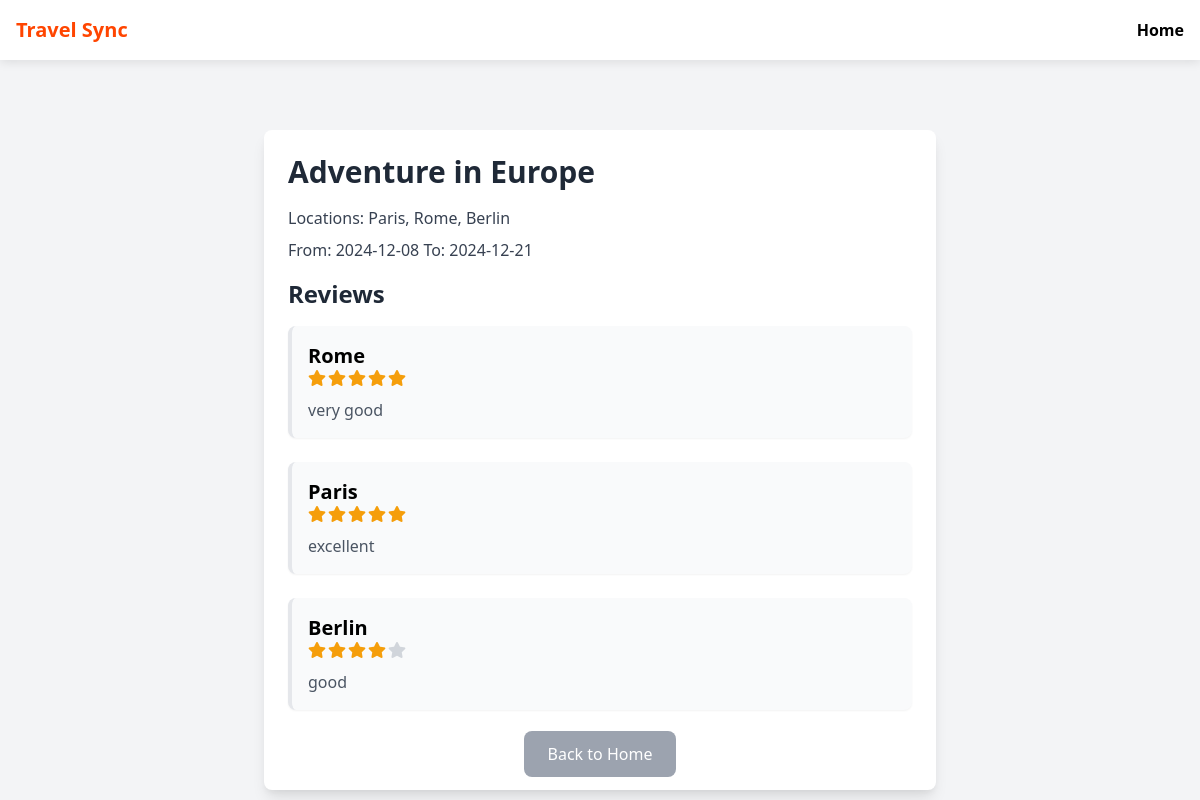
Screenshot of /itinerary/2 (signed in) with the database file from the repository.
### app/models.py (models this page shows)
class Itinerary(db.Model):
    id = db.Column(db.Integer, primary_key=True)
    title = db.Column(db.String(200), nullable=False)
    start_date = db.Column(db.Date, nullable=False)
    end_date = db.Column(db.Date, nullable=False)
    locations = db.Column(db.Text, nullable=False)
    user_id = db.Column(db.Integer, db.ForeignKey('user.id'), nullable=False)
    reviews = db.relationship('Review', backref='itinerary', lazy=True)  # Changed backref to 'itinerary'

class Review(db.Model):
    id = db.Column(db.Integer, primary_key=True)
    place_name = db.Column(db.String(200), nullable=False)
    rating = db.Column(db.Integer, nullable=False)
    comment = db.Column(db.Text, nullable=True)
    user_id = db.Column(db.Integer, db.ForeignKey('user.id'), nullable=False)
    itinerary_id = db.Column(db.Integer, db.ForeignKey('itinerary.id'), nullable=False)  # Link review to itinerary

### app/routes.py (the view)
@app.route('/itinerary/<int:itinerary_id>')
@login_required
def view_itinerary(itinerary_id):
    itinerary = Itinerary.query.get(itinerary_id)
    if itinerary and itinerary.user_id == current_user.id:
        reviews = Review.query.filter_by(itinerary_id=itinerary.id).all()
        return render_template('view_itinerary.html', itinerary=itinerary, reviews=reviews)
    flash('Itinerary not found or unauthorized access.', 'danger')
    return redirect(url_for('home'))

### app/routes.py (called while the page is built)
@login_manager.user_loader
def load_user(user_id):
    return User.query.get(int(user_id))

### app/templates/view_itinerary.html (shortened to what this page needs)
<!DOCTYPE html>
<html lang="en">
<head>
    <link href="https://cdn.jsdelivr.net/npm/tailwindcss@2.2.19/dist/tailwind.min.css" rel="stylesheet">
    <link href="https://cdnjs.cloudflare.com/ajax/libs/font-awesome/5.15.4/css/all.min.css" rel="stylesheet">
</head>
<body class="bg-gray-100">
    <header>
        <div class="flex justify-between items-center">
            <h1 class="text-xl font-bold text-orange-600" style="color: orangered;">Travel Sync</h1>
            <nav>
                <a href="{{ url_for('mainpage') }}" class="font-bold text-black hover:underline">Home</a>
            </nav>
        </div>
    </header>
    <div class="main-content flex justify-center items-start px-4">
        <div class="w-full max-w-2xl p-6 bg-white shadow-lg rounded-lg">
            <h2 class="text-3xl font-bold text-gray-800 mb-4">{{ itinerary.title }}</h2>
            <p class="text-gray-700 mb-2">Locations: {{ itinerary.locations }}</p>
            <p class="text-gray-700 mb-4">From: {{ itinerary.start_date }} To: {{ itinerary.end_date }}</p>
            <div class="mb-8">
                <h3 class="text-2xl font-semibold text-gray-800 mb-4">Reviews</h3>
                {% for review in reviews %}
                    <div class="mb-6 p-4 bg-gray-50 border-l-4 border-orange-500 shadow-sm hover:shadow-lg transition-all rounded-lg">
                        <h4 class="text-xl font-semibold">{{ review.place_name }}</h4>
                        <div class="flex items-center text-yellow-500 mb-2">
                            {% for i in range(1, 6) %}
                                <i class="fas fa-star {{ 'text-yellow-500' if i <= review.rating else 'text-gray-300' }} w-5 h-5"></i>
                            {% endfor %}
                        </div>
                        <p class="text-gray-600">{{ review.comment }}</p>
                    </div>
                {% endfor %}
            </div>
            <div class="mt-6 text-center">
                <a href="{{ url_for('mainpage') }}" class="px-6 py-3 bg-gray-400 text-white rounded-lg hover:bg-gray-500 focus:outline-none focus:ring-2 focus:ring-gray-500 transition-all">Back to Home</a>
            </div>
        </div>
    </div>
</body>
</html>

### app/templates/view_itinerary.html (style rules this page uses)
header { position: sticky; top: 0; background-color: white; padding: 1rem; box-shadow: 0 2px 10px rgba(0, 0, 0, 0.1); z-index: 1000; }
.main-content { padding-top: 70px; min-height: calc(100vh - 80px); }

### rows the page displays
Itinerary: title "Adventure in Europe", locations "Paris, Rome, Berlin", start_date "2024-12-08", end_date "2024-12-21"
Review: place_name "Rome", rating 5 (drawn), comment "very good"
Review: place_name "Paris", rating 5 (drawn), comment "excellent"
Review: place_name "Berlin", rating 4 (drawn), comment "good"
